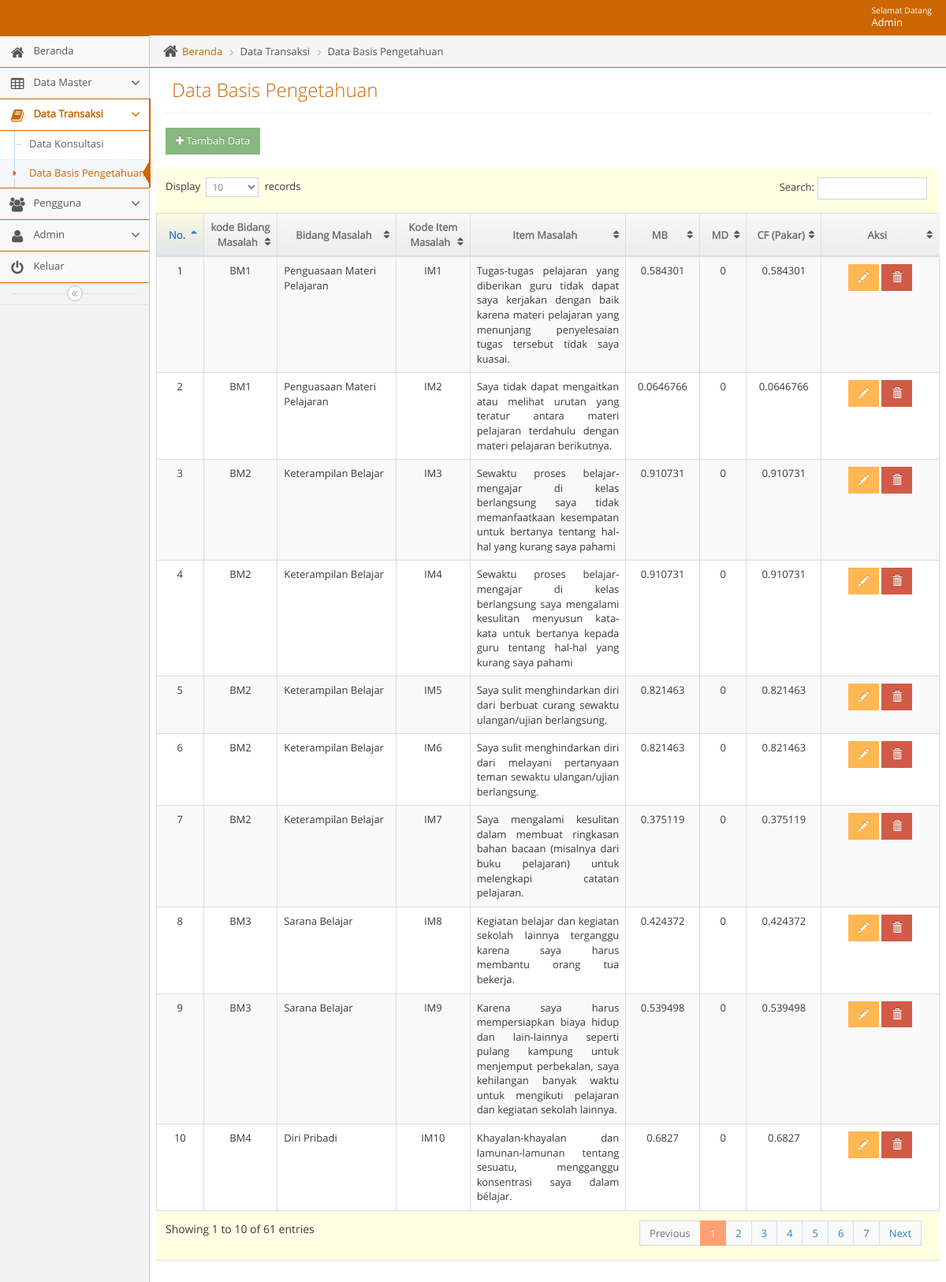
The app's page /admin/adminmainapp.php?unit=dbp_unit&act=datagrid (signed in), older data.
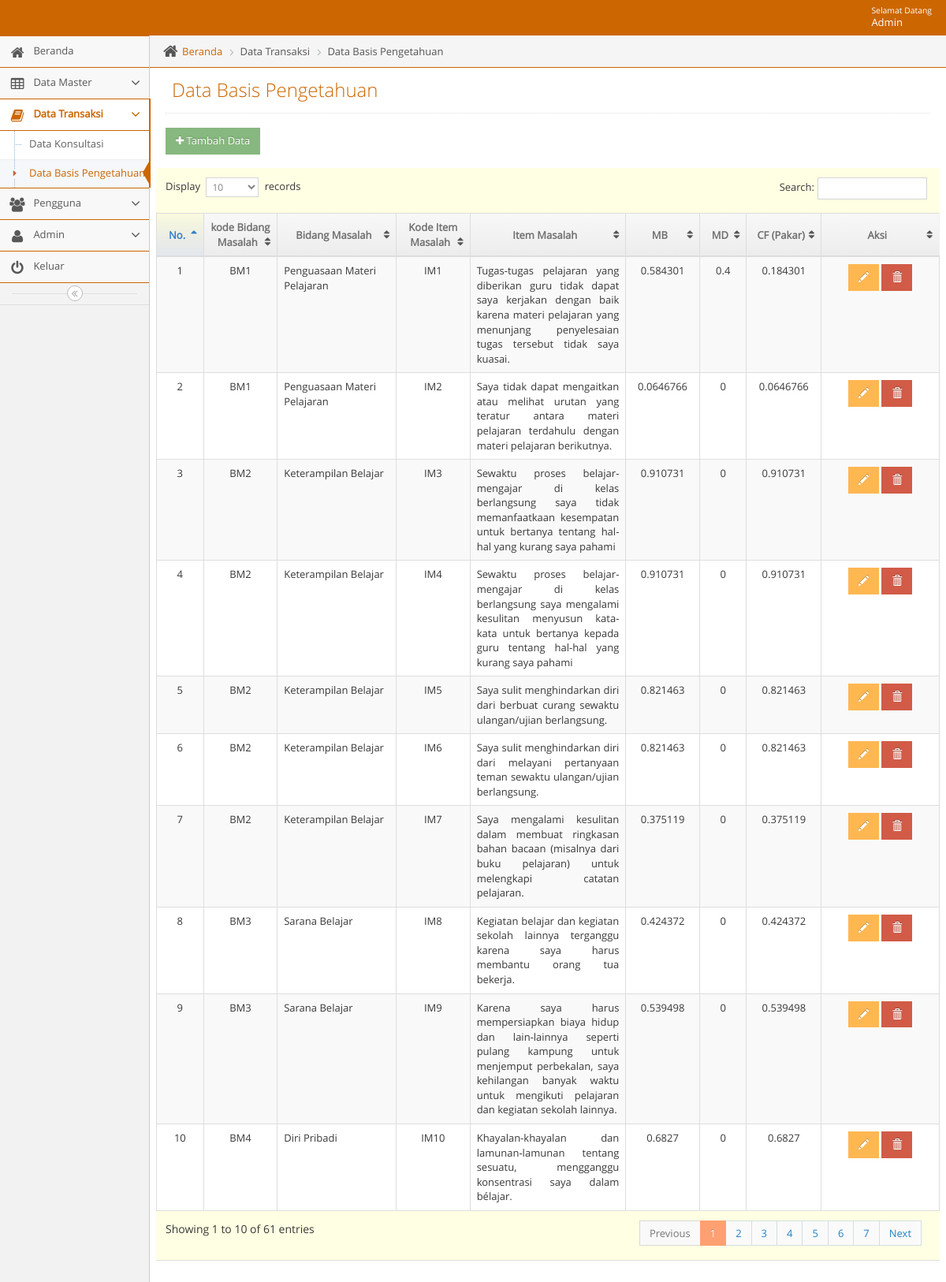
The same page, newer data.
### tables this page shows
CREATE TABLE `t_identifikasi` (
  `kode_identifikasi` int(11) NOT NULL,
  `mb` float NOT NULL,
  `md` float NOT NULL,
  `cf_bidang_masalah` float NOT NULL,
  `cf_item_masalah` float NOT NULL,
  `kode_bidang_masalah` varchar(11) NOT NULL,
  `kode_item_masalah` varchar(11) NOT NULL
);

CREATE TABLE `t_bidang_masalah` (
  `id_bidang_masalah` int(11) NOT NULL,
  `kode_bidang_masalah` varchar(5) NOT NULL,
  `nama_bidang_masalah` varchar(500) NOT NULL,
  `detail_bidang_masalah` varchar(500) NOT NULL,
  `layanan` varchar(500) NOT NULL
);

CREATE TABLE `t_item_masalah` (
  `id_item_masalah` int(11) NOT NULL,
  `kode_item_masalah` varchar(5) NOT NULL,
  `nama_item_masalah` varchar(500) NOT NULL
);

### admin/unit/dbp_unit.php (the view, shortened to what this page needs)
<?php
$act = $_GET['act'];
switch($act){
  case "datagrid":
?>
<?php
include("../admin/leftbar.php");
?>
<div class="main-content">
  <div class="main-content-inner">
    <div class="breadcrumbs ace-save-state" id="breadcrumbs">
      <ul class="breadcrumb">
        <li>
          <i class="ace-icon fa fa-home home-icon"></i>
          <a href="adminmainapp.php?unit=dashboard">Beranda</a>
        </li>
        <li>Data Transaksi</li>
        <li>Data Basis Pengetahuan</li>
      </ul>
    </div>
    <div class="page-content">
      <div class="page-header">
        <h1>Data Basis Pengetahuan</h1>
      </div>
      <h1>
        <a href="?unit=dbp_unit&act=input">
          <button class="btn btn-sm btn-success"><i class="fa fa-plus"></i> Tambah Data</button>
        </a>
      </h1>
      <div class="row">
        <div class="col-xs-12">
          <div class="row">
            <div class="box box-primary">
              <div class="box-body table-responsive padding">
                <table id="datatable" class="table table-striped table-bordered table-hover">
                  <thead>
                    <tr>
                      <th style="text-align: center; width: 7%">No.</th>
                      <th style="text-align: center; width: 10%">kode Bidang Masalah</th>
                      <th style="text-align: center; width: 15%">Bidang Masalah</th>
                      <th style="text-align: center; width: 10%">Kode Item Masalah</th>
                      <th style="text-align: center; width: 19%">Item Masalah</th>
                      <th style="text-align: center; width: 7%">MB</th>
                      <th style="text-align: center; width: 7%">MD</th>
                      <th style="text-align: center; width: 10%">CF (Pakar)</th>
                      <th style="text-align: center; width: 15%">Aksi</th>
                    </tr>
                  </thead>
                  <tbody>
                    <?php $no=1;
                        $qdatagrid ="  SELECT
                        t_identifikasi.kode_identifikasi,
                        t_identifikasi.mb, t_identifikasi.md,
                        t_identifikasi.cf_bidang_masalah,
                        t_bidang_masalah.kode_bidang_masalah, t_bidang_masalah.nama_bidang_masalah,
                        t_item_masalah.kode_item_masalah, t_item_masalah.nama_item_masalah
                          FROM
                        t_identifikasi
                        JOIN t_bidang_masalah ON t_identifikasi.kode_bidang_masalah = t_bidang_masalah.kode_bidang_masalah
									      JOIN t_item_masalah ON t_identifikasi.kode_item_masalah = t_item_masalah.kode_item_masalah";
                            $rdatagrid = mysqli_query($mysqli, $qdatagrid);
                            while($ddatagrid=mysqli_fetch_assoc($rdatagrid)) {
                                echo "
                                <tr>
                                  <td style= text-align:center>$no</td>
                                  <td style= text-align:center>$ddatagrid[kode_bidang_masalah]</td>
                                  <td style= text-align:left>$ddatagrid[nama_bidang_masalah]</td>
                                  <td style= text-align:center>$ddatagrid[kode_item_masalah]</td>
                                  <td style= text-align:justify>$ddatagrid[nama_item_masalah]</td>
                                  <td style= text-align:center>$ddatagrid[mb]</td>
                                  <td style= text-align:center>$ddatagrid[md]</td>
                                  <td style= text-align:center>$ddatagrid[cf_bidang_masalah]</td>
                                  <td style=text-align:center>
                                    <a href=?unit=dbp_unit&act=update&kode_identifikasi=$ddatagrid[kode_identifikasi] class='btn btn-sm btn-warning glyphicon glyphicon-pencil' ></a>
                                    <a href=?unit=dbp_unit&act=delete&kode_identifikasi=$ddatagrid[kode_identifikasi] class='btn btn-sm btn-danger glyphicon glyphicon-trash' onclick='return confirm(\"Yakin Akan Menghapus Data?\")'></a>
                                  </td>
                                </tr>
                                ";
                                $no++;
                             }
                             ?>
                  </tbody>
                </table>
              </div>
            </div>
          </div>
        </div>
      </div>
    </div>
  </div>
</div>
<?php
            include("../admin/footer.php");
            ?>
</body>
</html>
<?php
        break;
            ?>
<?php
}

### admin/head.php (shortened to what this page needs)
<?php error_reporting(0);
$page=$_REQUEST['unit'];
$act1=$_REQUEST['act'];
$active='class="active"';
$open='class="active open"';
?>
<!DOCTYPE html>
<html lang="en">
    <head>
        <link rel="stylesheet" href="../css/backend/css/bootstrap.min.css" />
        <link rel="stylesheet" href="../css/backend/font-awesome/4.5.0/css/font-awesome.min.css" />
        <link rel="stylesheet" href="../css/backend/css/ace.min.css" class="ace-main-stylesheet" id="main-ace-style" />
        <link rel="stylesheet" href="../css/backend/css/ace-skins.min.css" />
        <link rel="stylesheet" href="../css/backend/css/ace-rtl.min.css" />
		<link rel='stylesheet prefetch' href='../css/tentang/style.css'>
    </head>

### admin/navbar.php (shortened to what this page needs)
<body class="no-skin">
        <?php
        require_once '../lib/koneksi.php';
        if ($_SESSION['status'] == 'Admin') {
          $qupdate = "SELECT * FROM  t_admin WHERE nama_pengguna = '".$_SESSION['nm_pengguna']."'";
         $rupdate = mysqli_query($mysqli, $qupdate);
         $dupdate = mysqli_fetch_assoc($rupdate);
        }
        else {
          $qupdate = "SELECT * FROM  t_user WHERE nama_pengguna = '".$_SESSION['nm_pengguna']."'";
          $rupdate = mysqli_query($mysqli, $qupdate);
          $dupdate = mysqli_fetch_assoc($rupdate);
        }
        ?>
        <div id="navbar" class="navbar navbar-default ace-save-state">
          <div class="navbar-container ace-save-state" id="navbar-container">
            <div class="navbar-buttons navbar-header pull-right" role="navigation">
              <ul class="nav ace-nav">
                <li class="light-blue dropdown-modal">
                  <a data-toggle="dropdown" href="#" class="dropdown-toggle">
                    <span class="user-info"><small>Selamat Datang</small>  <?php echo ucwords($dupdate['nama']); ?></span>
                  </a>
                </li>
              </ul>
            </div>
        </div>
    </div>

### admin/adminmainapp.php
<?php
   include("../admin/head.php");
?>
<?php
   include("../admin/navbar.php");
?>
<div class="main-container ace-save-state" id="main-container">
<?php
    require_once('content.php');
?>

### admin/content.php (shortened to what this page needs)
<?php
$unit = $_GET['unit'];
if($unit == "produk_unit") {
    require_once 'unit/produk_unit.php';
}
else if($unit == "dashboard") {
    require_once 'unit/dashboard.php';
}
else if($unit == "tentangbidangmasalah_unit") {
    require_once 'unit/tentangbidangmasalah_unit.php';
}
else if($unit == "p_dashboard") {
    require_once 'unit/p_dashboard.php';
}
else if($unit == "p_bidang_masalah_unit") {
    require_once 'unit/p_bidang_masalah_unit.php';
}
else if($unit == "p_cf_unit") {
    require_once 'unit/p_cf_unit.php';
}
else if($unit == "bidang_masalah_unit") {
    require_once 'unit/bidang_masalah_unit.php';
}
else if($unit == "item_masalah_unit") {
    require_once 'unit/item_masalah_unit.php';
}
else if($unit == "dbp_unit") {
    require_once 'unit/dbp_unit.php';
}

### admin/leftbar.php (shortened to what this page needs)
<div id="sidebar" class="sidebar responsive ace-save-state">
  <ul class="nav nav-list" >
      <?php
                                  if ($_SESSION['status'] == "Admin"){
                                    ?>
    <li <?php if ($page=='dashboard') {echo $active;}?>>
        <a href="adminmainapp.php?unit=dashboard">
        <i class="menu-icon fa fa-home"></i>
        <span class="menu-text"> Beranda </span>
      </a>
    </li>
    <li  <?php if ($page=='bidang_masalah_unit' or $page=='item_masalah_unit' or $page=='tentangbidangmasalah_unit') {echo $open;}?>>
      <a href="#" class="dropdown-toggle">
        <i class="menu-icon fa fa-table"></i>
        <span class="menu-text"> Data Master </span>
        <b class="arrow fa fa-angle-down"></b>
      </a>
    </li>
    <li  <?php if ($page=='dbp_unit' or $page=='konsultasi_unit') {echo $open;}?>>
      <a href="#" class="dropdown-toggle">
        <i class="menu-icon fa fa-book"></i>
        <span class="menu-text"> Data Transaksi </span>
        <b class="arrow fa fa-angle-down"></b>
      </a>
      <ul class="submenu">
          <li <?php if ($page=='konsultasi_unit' && $act1=='datagrid') {echo $active;}?>>
            <a href="adminmainapp.php?unit=konsultasi_unit&act=datagrid"><i class="menu-icon fa fa-caret-right"></i>Data Konsultasi</a>
          </li>
          <li <?php if ($page=='dbp_unit' && $act1=='datagrid') {echo $active;}?>>
            <a href="adminmainapp.php?unit=dbp_unit&act=datagrid"><i class="menu-icon fa fa-caret-right"></i>Data Basis Pengetahuan</a>
          </li>
      </ul>
    </li>
    <li <?php if ($page=='pengguna_unit') {echo $open;}?>>
      <a href="#" class="dropdown-toggle">
        <i class="menu-icon fa fa-users"></i>
        <span class="menu-text"> Pengguna </span>
        <b class="arrow fa fa-angle-down"></b>
      </a>
    </li>
    <li <?php if ($page=='admin_unit') {echo $open;}?>>
      <a href="#" class="dropdown-toggle">
        <i class="menu-icon fa fa-user"></i>
        <span class="menu-text"> Admin </span>
        <b class="arrow fa fa-angle-down"></b>
      </a>
    </li>
     <?php
                                }
                                ?>
    <li>
        <a href="logout.php">
        <i class="menu-icon fa fa-power-off"></i>
        <span class="menu-text"> Keluar </span>
      </a>
    </li>
  </ul>
  <div class="sidebar-toggle sidebar-collapse" id="sidebar-collapse">
    <i id="sidebar-toggle-icon" class="ace-icon fa fa-angle-double-left ace-save-state" data-icon1="ace-icon fa fa-angle-double-left" data-icon2="ace-icon fa fa-angle-double-right"></i>
  </div>
</div>

### admin/footer.php (shortened to what this page needs)
</div>

### css/tentang/style.css (style rules this page uses)
html { font-family:sans-serif; -ms-text-size-adjust:100%; -webkit-text-size-adjust:100% }
body { margin:0 }
a { background-color:transparent }
b,strong { font-weight:700 }
h1 { font-size:2em; margin:.67em 0 }
small { font-size:80% }
button,input,optgroup,select,textarea { color:inherit; font:inherit; margin:0 }
button { overflow:visible }
button,select { text-transform:none }
button,html input[type=button],input[type=reset],input[type=submit] { -webkit-appearance:button; cursor:pointer }
table { border-collapse:collapse; border-spacing:0 }
td,th { padding:0 }
.border-box,article,body,code,dd,div,dl,dt,fieldset,footer,form,header,html,input[type=email],input[type=password],input[type=tel],input[type=text],input[type=url],li,main,ol,p,pre,section,textarea,ul { box-sizing:border-box }

Row changes from the older to the newer data that the page shows:
changed t_identifikasi "IM1": md "0" → "0.4"; cf_bidang_masalah "0.584301" → "0.184301"
